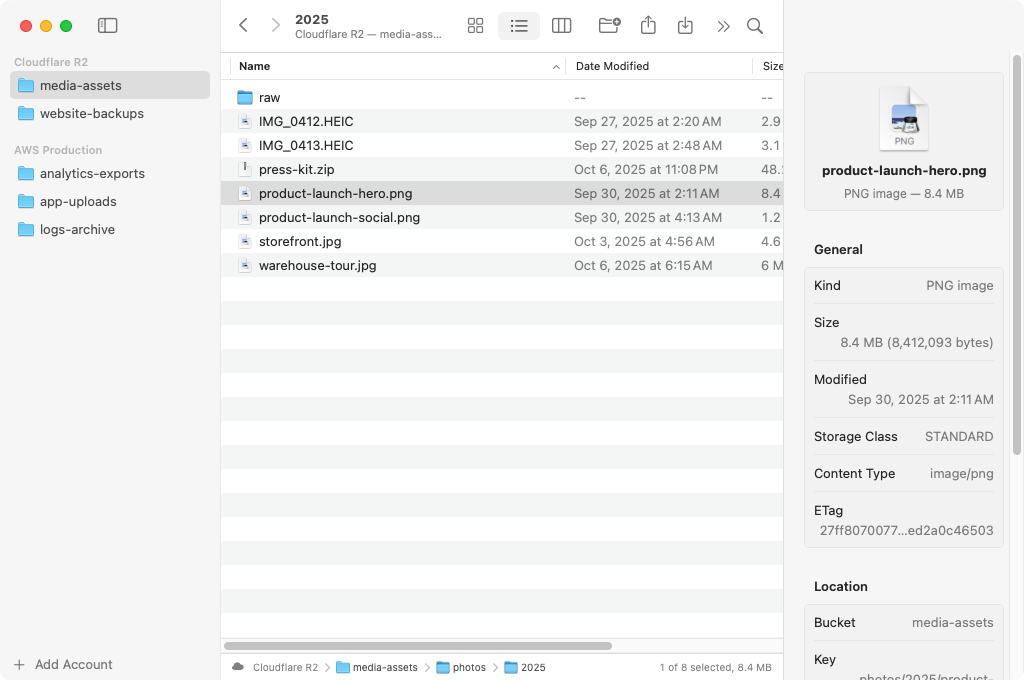
#> input picture docs/screenshots/list-view.png, 1024 x 680 px, found by its file name
$ python render-social-preview.py ../docs/screenshots/list-view.png ../docs/screenshots/list-view.png
#> lines starting #> are read from the running program, lines starting #| are printed output that depends on the picture; after the words box and inside, x2 and y2 are one past the last pixel; in counts of white or black regions, pixels touching at a corner belong together
# Renders docs/social-preview.png, the 1280x640 banner used for the GitHub social preview and the README.
# Usage: python3 scripts/render-social-preview.py . docs/social-preview.png  (needs Pillow and the Inter font)
import sys
from PIL import Image, ImageDraw, ImageFont, ImageFilter
repo = sys.argv[1]; out = sys.argv[2]
W, H, S = 1280, 640, 2  # draw at 2x, downsample
w, h = W*S, H*S
F = "/usr/share/fonts/opentype/inter/"
def font(n, size): return ImageFont.truetype(F+n, size*S)

# background: vertical navy gradient with a soft blue glow
bg = Image.new("RGB", (w, h))
#> bg: PIL image 2560x1280 RGB; every value is 0
top, bot = (14, 27, 48), (8, 15, 28)
d = ImageDraw.Draw(bg)
for y in range(h):
    t = y/h
    d.line([(0,y),(w,y)], fill=tuple(int(top[i]+(bot[i]-top[i])*t) for i in range(3)))
glow = Image.new("L", (w, h), 0)
#> glow: PIL image 2560x1280 L; every value is 0
ImageDraw.Draw(glow).ellipse([w*0.45, -h*0.3, w*1.3, h*1.1], fill=110)
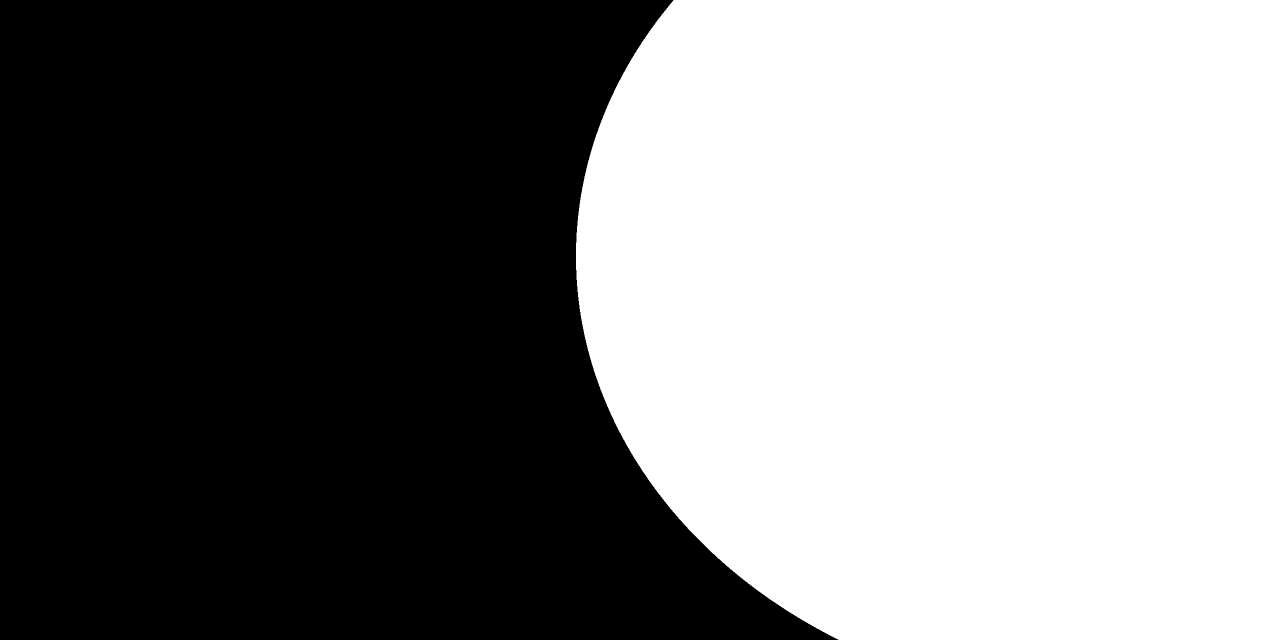
#> glow: PIL image 2560x1280 L (shown at 1/2 size); values 0 (black) and 110 (white), 50.4% white; 1 black region, box (x1, y1, x2, y2) and area: (0, 0, 1677, 1280) 1624845
glow = glow.filter(ImageFilter.GaussianBlur(160*S))
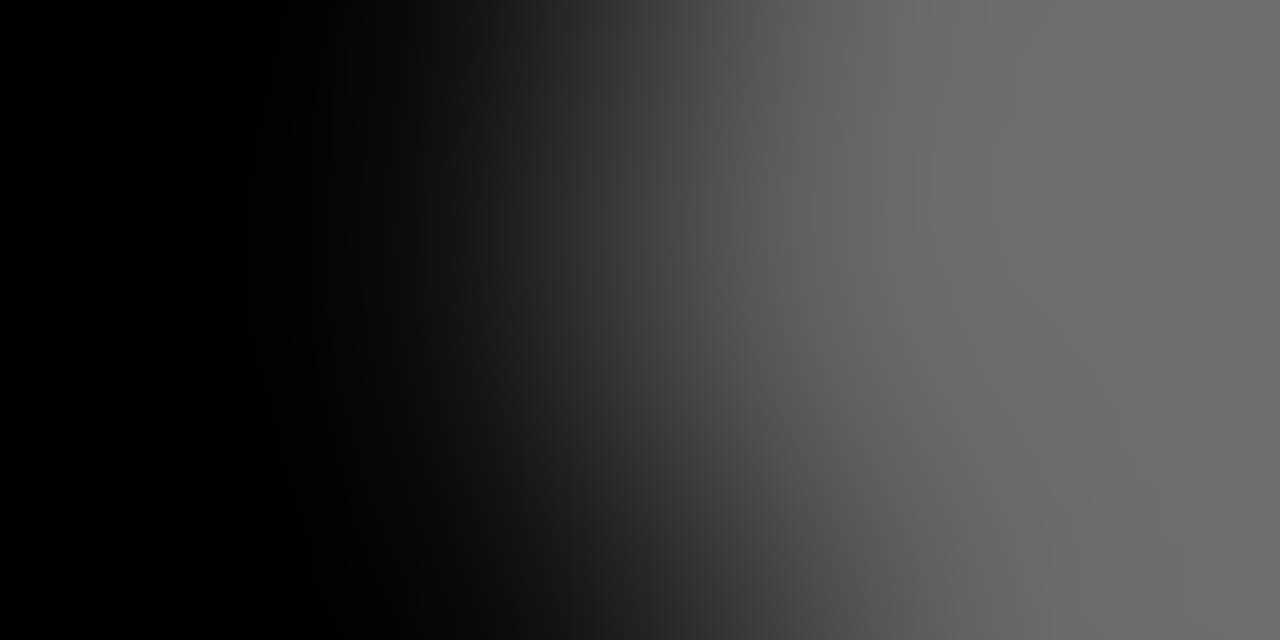
#> glow: PIL image 2560x1280 L (shown at 1/2 size); min 0, max 110, mean 54.4
bg = Image.composite(Image.new("RGB",(w,h),(47,134,214)), bg, glow)
glow2 = Image.new("L", (w, h), 0)
ImageDraw.Draw(glow2).ellipse([-w*0.2, h*0.55, w*0.35, h*1.4], fill=70)
#> glow2: PIL image 2560x1280 L; values 0 (black) and 70 (white), 13.2% white; 1 white region, box (x1, y1, x2, y2) and area: (0, 704, 897, 1280) 432984
glow2 = glow2.filter(ImageFilter.GaussianBlur(140*S))
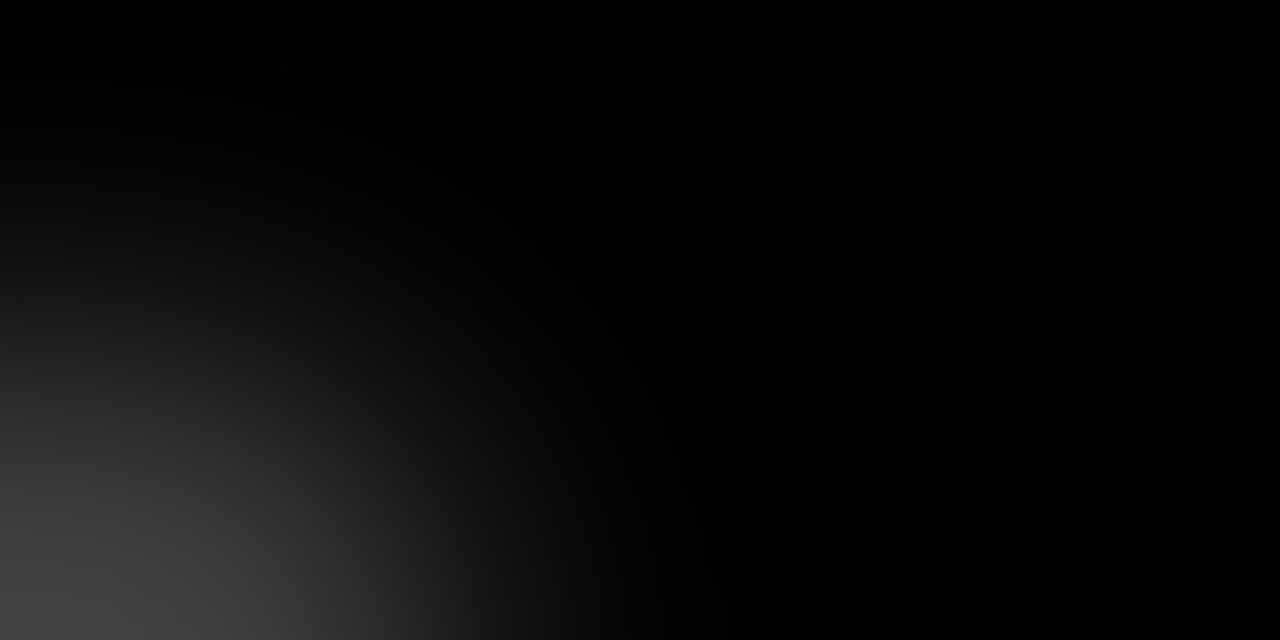
#> glow2: PIL image 2560x1280 L (shown at 1/2 size); min 0, max 69, mean 9.3
bg = Image.composite(Image.new("RGB",(w,h),(243,128,32)), bg, glow2).convert("RGBA")
#> bg: PIL image 2560x1280 RGBA

# screenshot on the right, bleeding off the edge
shot = Image.open(f"{repo}/docs/screenshots/list-view.png").convert("RGBA")
#> shot is the input picture: PIL image 1024x680 RGBA; mean R, G, B, A 242.4, 242.9, 242.9, 255
sw = 800*S
shot = shot.resize((sw, int(shot.height*sw/shot.width)), Image.LANCZOS)
#> shot: PIL image 1600x1062 RGBA
x0, y0 = 590*S, 128*S
mask = Image.new("L", shot.size, 0)
#> mask: PIL image 1600x1062 L; every value is 0
ImageDraw.Draw(mask).rounded_rectangle([0,0,shot.width-1,shot.height-1], radius=22*S, fill=255)
#> mask: PIL image 1600x1062 L; 99.9% white; 4 black regions, box (x1, y1, x2, y2) and area: (0, 0, 38, 38) 427, (1562, 0, 1600, 38) 427, (0, 1024, 38, 1062) 427, (1562, 1024, 1600, 1062) 427
shadow = Image.new("RGBA", (w, h), (0,0,0,0))
#> shadow: PIL image 2560x1280 RGBA; every value is 0
ImageDraw.Draw(shadow).rounded_rectangle([x0, y0+18*S, x0+shot.width, y0+shot.height+18*S], radius=22*S, fill=(0,0,0,170))
shadow = shadow.filter(ImageFilter.GaussianBlur(30*S))
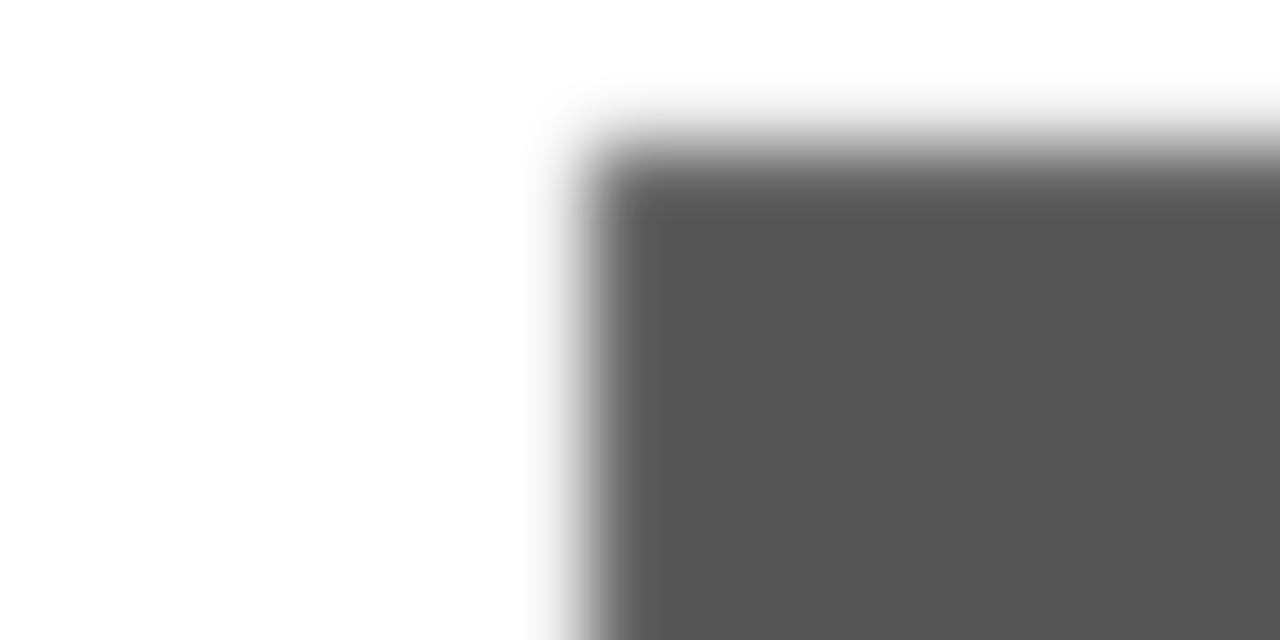
#> shadow: PIL image 2560x1280 RGBA (shown at 1/2 size); mean R, G, B, A 0, 0, 0, 70.7; transparent parts drawn white
bg = Image.alpha_composite(bg, shadow)
bg.paste(shot, (x0, y0), mask)
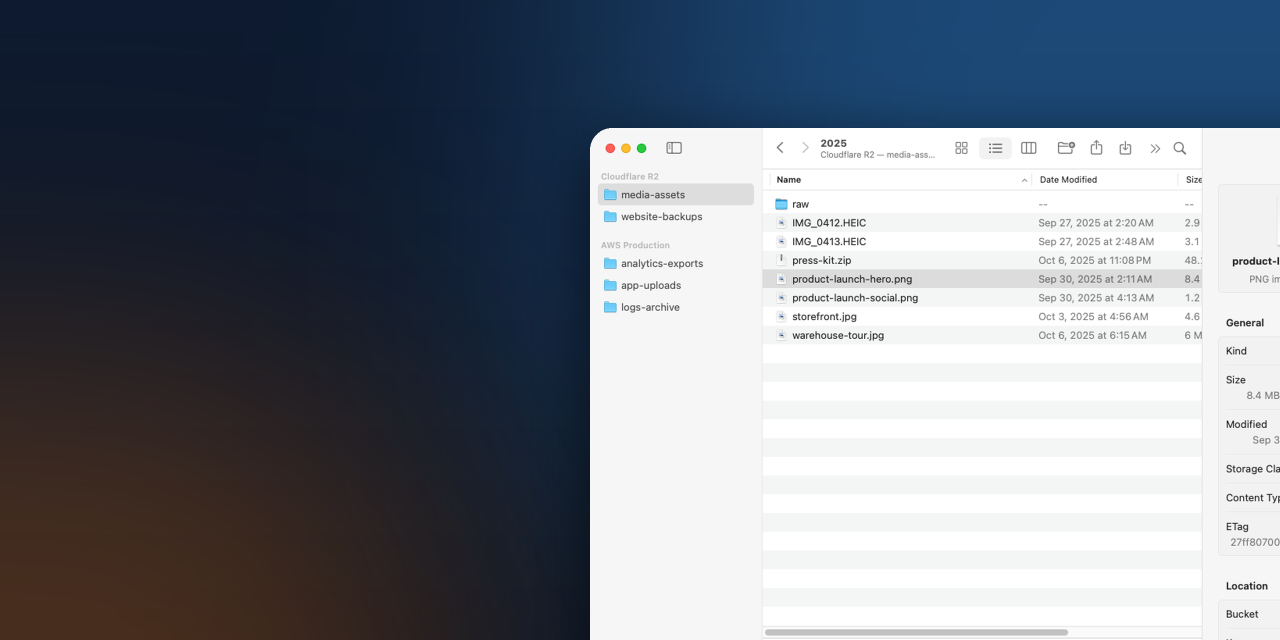
#> bg: PIL image 2560x1280 RGBA (shown at 1/2 size); mean R, G, B, A 121.4, 127, 136.3, 255


# left: icon, title, tagline, chips
d = ImageDraw.Draw(bg)
#> (the run stopped early here; a loop or call above may not have finished)

$ run again, with docs/screenshots/column-view.png copied over docs/screenshots/list-view.png
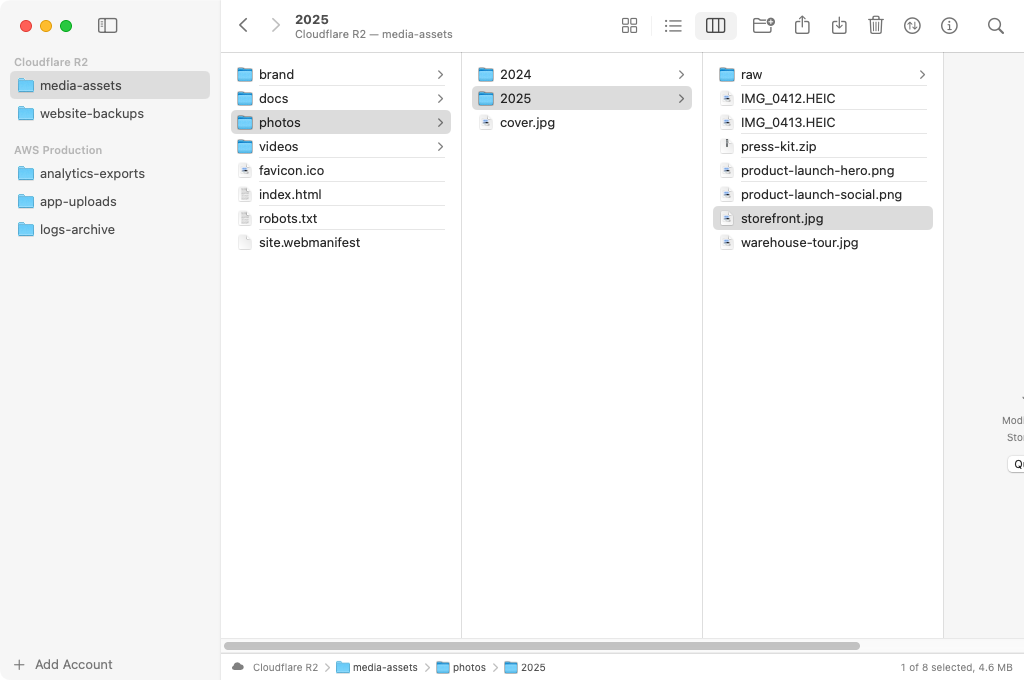
#> input picture docs/screenshots/column-view.png, 1024 x 680 px, found by its file name
#> shot is the input picture: PIL image 1024x680 RGBA; mean R, G, B, A 247.7, 248.1, 248.2, 255
#> shot: PIL image 1600x1062 RGBA
#> `bg.paste(shot, (x0, y0), mask)`:
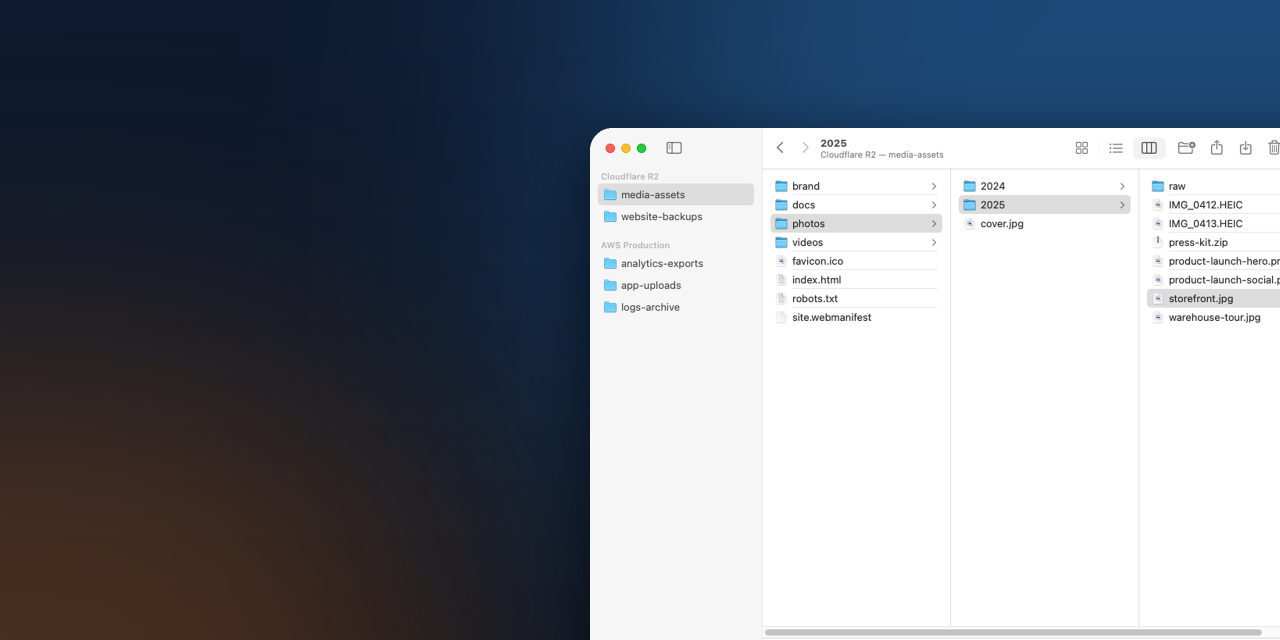
#> bg: PIL image 2560x1280 RGBA (shown at 1/2 size); mean R, G, B, A 123.2, 128.8, 138.1, 255
